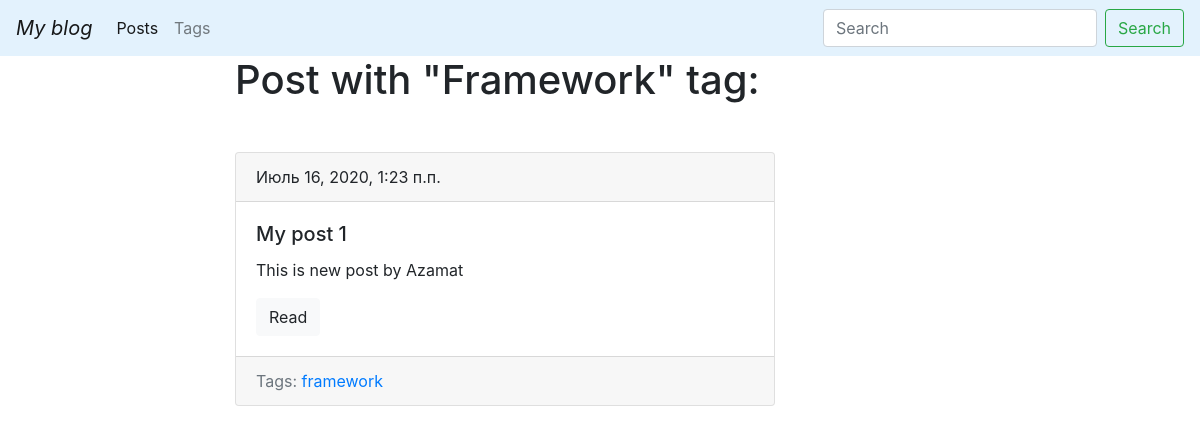
The app's page /blog/tag/framework, older data.
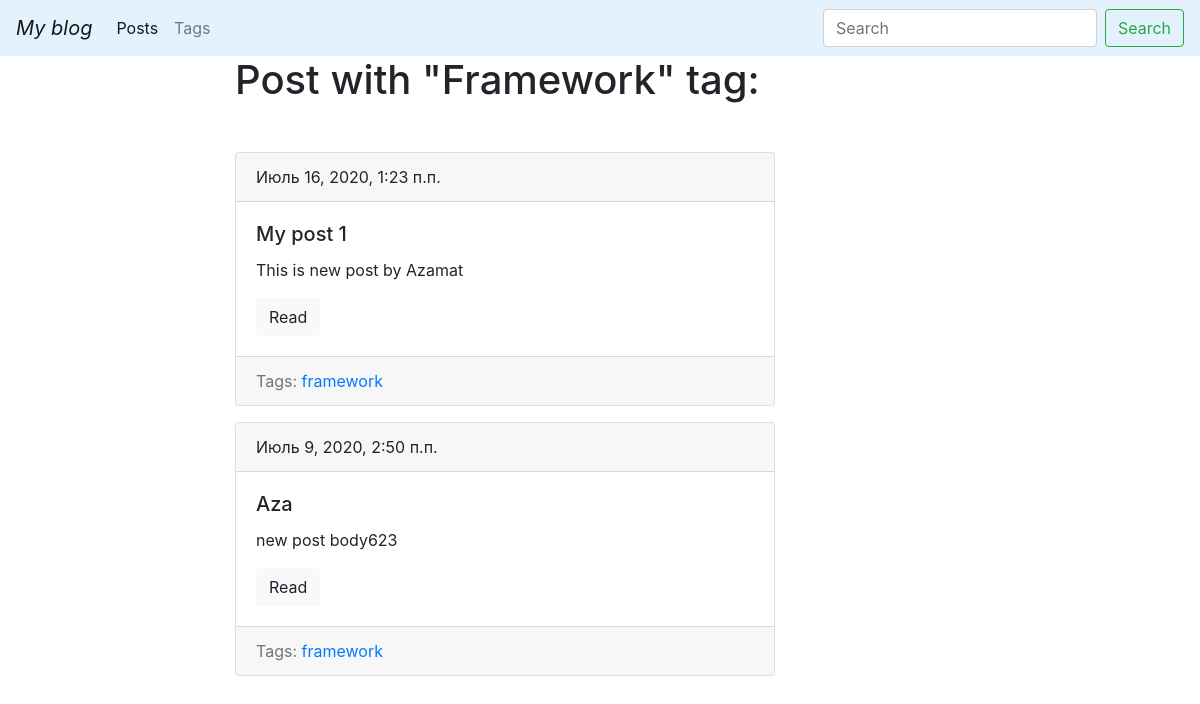
The same page, newer data.
### blog/models.py (models this page shows, shortened)
class Post(models.Model):
    title = models.CharField(max_length= 150, db_index=True)
    slug = models.SlugField(max_length=150, blank=True, unique=True)
    body = models.TextField(blank=True, db_index=True)
    date_pub = models.DateTimeField(auto_now_add=True)
    tags = models.ManyToManyField('Tag', blank=True, related_name='posts')
    def get_absolute_url(self):
        return reverse('post_detail_url', kwargs={'slug' : self.slug})
    class Meta:
        ordering = ['-date_pub']

class Tag(models.Model):
    title = models.CharField(max_length=50)
    slug = models.SlugField(max_length=50, unique=True)
    def get_absolute_url(self):
        return reverse('tag_detail_url', kwargs={'slug' : self.slug})
    class Meta:
        ordering = ['title']

### blog/views.py (the view)
# urls.py: path('tag/<str:slug>', TagDetail.as_view(), name= 'tag_detail_url'),
class TagDetail(ObjectDetailMixin, View):
    model = Tag
    template = 'blog/tag_detail.html'

### blog/utils.py (called while the page is built)
    def get(self, request, slug):
        obj = get_object_or_404(self.model, slug__iexact=slug)
        return render(request, self.template, context={self.model.__name__.lower(): obj, 'admin_obj': obj, 'detail': True})

### blog/templates/blog/tag_detail.html (shortened to what this page needs)
{% extends 'blog/base_blog.html'%}
{% block content %}
    <h1 class="mb-5">Post with "{{ tag.title|title }}" tag:</h1>
    {% for post in tag.posts.all %}
            {% include 'blog/includes/post_card_template.html'%}
    {% endfor %}
{% endblock %}

### blog/templates/blog/includes/post_card_template.html (shortened to what this page needs)
<div class="card">
    <div class="card-header">
        {{post.date_pub}}
    </div>
    <div class="card-body">
        <h5 class="card-title">{{ post.title }}</h5>
        <p class="card-text">{{post.body|truncatewords:15|safe}}</p>
        <a href="{{ post.get_absolute_url }}" class="btn btn-light">Read</a>
    </div>
    <div class="card-footer text-muted">
        Tags:
        {% for tag in post.tags.all %}
        <a href="{{ tag.get_absolute_url }}"> {{ tag.title }}</a>
        {% endfor %}
    </div>
</div>

Row changes from the older to the newer data that the page shows:
now on this page (row edited): Post: date_pub "Июль 9, 2020, 2:50 п.п.", title "Aza", body "new post body623", Tag (title "framework")
